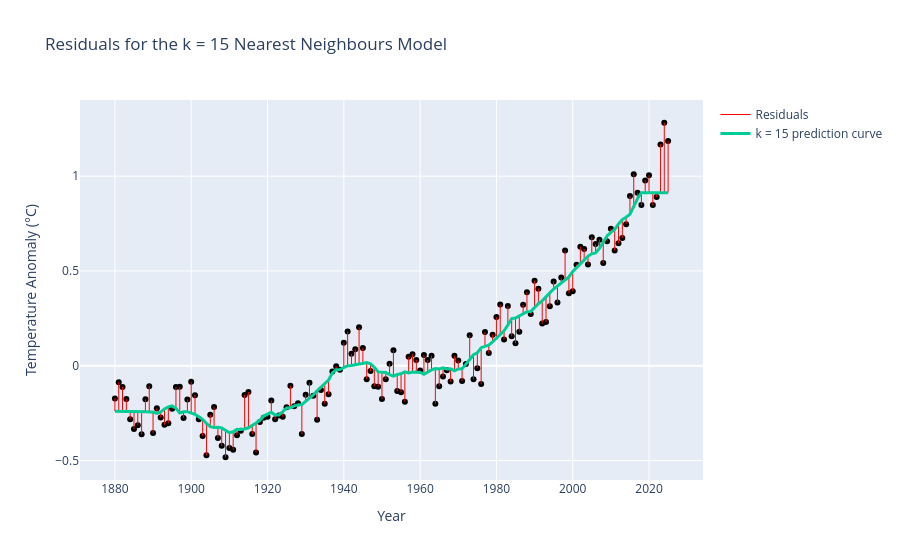

Here is the notebook cell this chart was saved with:
### Markdown cell above
Residuals have a nice visual interpretation: the **vertical distance** between each data point and the prediction curve. In the plot below, each gray segment is a residual.

### Code cell
# Build the vertical segments (None separates one segment from the next)
seg_x, seg_y = [], []
for year, obs, pred in zip(temps["Year"], temps["Temp_Anomaly"], temps["Predicted"]):
    seg_x += [year, year, None]
    seg_y += [obs, pred, None]

fig = px.scatter(temps, x = "Year", y = "Temp_Anomaly",
                 title = "Residuals for the k = 15 Nearest Neighbours Model",
                 labels = {"Temp_Anomaly": "Temperature Anomaly (°C)"},
                 color_discrete_sequence = ["black"],
                 height = 600)

fig.add_scatter(x = seg_x, y = seg_y, mode = "lines", name = "Residuals",
                line = dict(color = "red", width = 1))

fig.add_scatter(x = temps["Year"], y = temps["Predicted"], mode = "lines", name = "k = 15 prediction curve",
                line = dict(color = "#00CC96", width = 3))

fig.data[0].name = "Observed data"
fig.update_layout(showlegend = True)

### Figure 1 — Plotly figure (JSON) as saved in the notebook; plotly's stock layout.template omitted (floating-point values rounded to 4 significant figures; data arrays with more than 128 entries replaced by an {"elided": "..."} marker saying what was removed)
{"data": [{"hovertemplate": "Year=%{x}<br>Temperature Anomaly (°C)=%{y}<extra></extra>", "legendgroup": "", "marker": {"color": "black", "symbol": "circle"}, "mode": "markers", "name": "Observed data", "orientation": "v", "showlegend": false, "type": "scatter", "x": {"elided": "146 int values"}, "xaxis": "x", "y": {"elided": "146 float values"}, "yaxis": "y"}, {"line": {"color": "red", "width": 1}, "mode": "lines", "name": "Residuals", "type": "scatter", "x": {"elided": "438 int values"}, "y": {"elided": "438 float values"}}, {"line": {"color": "#00CC96", "width": 3}, "mode": "lines", "name": "k = 15 prediction curve", "type": "scatter", "x": {"elided": "146 int values"}, "y": {"elided": "146 float values"}}], "layout": {"autosize": true, "legend": {"tracegroupgap": 0}, "showlegend": true, "title": {"text": "Residuals for the k = 15 Nearest Neighbours Model"}, "xaxis": {"anchor": "y", "autorange": true, "domain": [0, 1], "range": [1871.0, 2034.0], "title": {"text": "Year"}, "type": "linear"}, "yaxis": {"anchor": "x", "autorange": true, "domain": [0, 1], "range": [-0.6003, 1.4], "title": {"text": "Temperature Anomaly (°C)"}, "type": "linear"}}}
